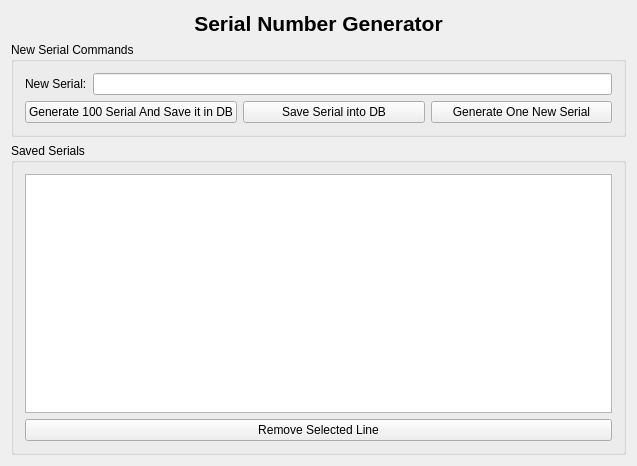
<?xml version="1.0" encoding="UTF-8"?>
<ui version="4.0">
 <class>KeysGeneratorWidget</class>
 <widget class="QWidget" name="KeysGeneratorWidget">
  <property name="geometry">
   <rect>
    <x>0</x>
    <y>0</y>
    <width>637</width>
    <height>466</height>
   </rect>
  </property>
  <property name="windowTitle">
   <string>Serial Generator</string>
  </property>
  <layout class="QGridLayout" name="gridLayout_3">
   <item row="0" column="0">
    <widget class="QLabel" name="label">
     <property name="text">
      <string>&lt;!DOCTYPE HTML PUBLIC &quot;-//W3C//DTD HTML 4.0//EN&quot; &quot;http://www.w3.org/TR/REC-html40/strict.dtd&quot;&gt;
&lt;html&gt;&lt;head&gt;&lt;meta name=&quot;qrichtext&quot; content=&quot;1&quot; /&gt;&lt;style type=&quot;text/css&quot;&gt;
p, li { white-space: pre-wrap; }
&lt;/style&gt;&lt;/head&gt;&lt;body style=&quot; font-family:'MS Shell Dlg 2'; font-size:8.25pt; font-weight:400; font-style:normal;&quot;&gt;
&lt;p align=&quot;center&quot; style=&quot; margin-top:0px; margin-bottom:0px; margin-left:0px; margin-right:0px; -qt-block-indent:0; text-indent:0px;&quot;&gt;&lt;span style=&quot; font-size:16pt; font-weight:600;&quot;&gt;Serial Number Generator&lt;/span&gt;&lt;/p&gt;&lt;/body&gt;&lt;/html&gt;</string>
     </property>
    </widget>
   </item>
   <item row="1" column="0">
    <widget class="QGroupBox" name="groupBox_2">
     <property name="title">
      <string>New Serial Commands</string>
     </property>
     <property name="flat">
      <bool>true</bool>
     </property>
     <layout class="QGridLayout" name="gridLayout">
      <item row="0" column="0">
       <widget class="QLabel" name="label_2">
        <property name="text">
         <string>New Serial:</string>
        </property>
       </widget>
      </item>
      <item row="0" column="1">
       <widget class="QLineEdit" name="serialLineEdit">
        <property name="readOnly">
         <bool>true</bool>
        </property>
       </widget>
      </item>
      <item row="1" column="0" colspan="2">
       <layout class="QHBoxLayout" name="horizontalLayout">
        <item>
         <widget class="QPushButton" name="generate1000KeysButton">
          <property name="text">
           <string>Generate 100 Serial And Save it in DB</string>
          </property>
         </widget>
        </item>
        <item>
         <widget class="QPushButton" name="saveKeyButton">
          <property name="text">
           <string>Save Serial into DB</string>
          </property>
         </widget>
        </item>
        <item>
         <widget class="QPushButton" name="generateButton">
          <property name="text">
           <string>Generate One New Serial</string>
          </property>
         </widget>
        </item>
       </layout>
      </item>
     </layout>
    </widget>
   </item>
   <item row="2" column="0">
    <widget class="QGroupBox" name="groupBox">
     <property name="title">
      <string>Saved Serials</string>
     </property>
     <property name="flat">
      <bool>true</bool>
     </property>
     <layout class="QGridLayout" name="gridLayout_2">
      <item row="0" column="0">
       <widget class="QTableView" name="tableView"/>
      </item>
      <item row="1" column="0">
       <widget class="QPushButton" name="removeKeyButton">
        <property name="text">
         <string>Remove Selected Line</string>
        </property>
       </widget>
      </item>
     </layout>
    </widget>
   </item>
  </layout>
 </widget>
 <layoutdefault spacing="6" margin="11"/>
 <resources/>
 <connections/>
</ui>
